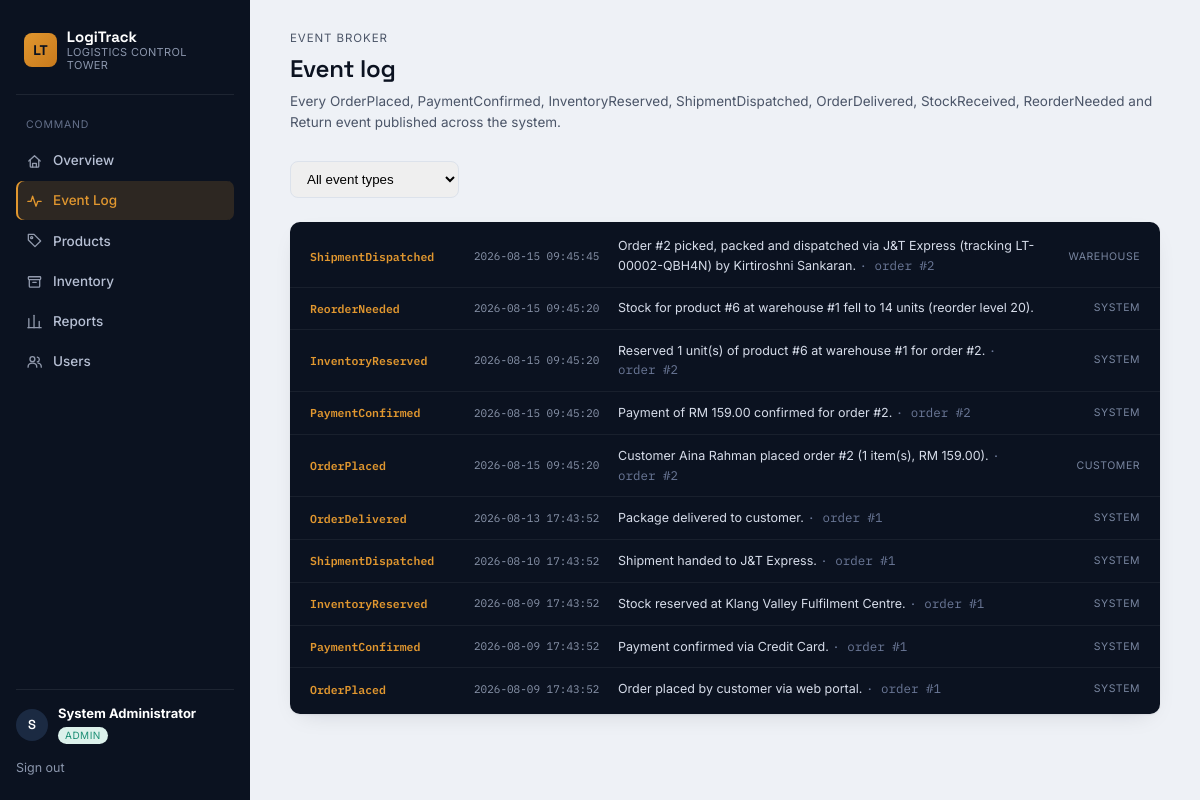
The app's page /admin/events (signed in) with its own data.
### tables this page shows
CREATE TABLE users (
    user_id         INTEGER PRIMARY KEY AUTOINCREMENT,
    username        TEXT UNIQUE NOT NULL,
    password_hash   TEXT NOT NULL,
    role            TEXT NOT NULL CHECK(role IN ('customer','warehouse','admin')),
    full_name       TEXT NOT NULL,
    email           TEXT,
    phone           TEXT,
    address         TEXT,
    warehouse_id    INTEGER REFERENCES warehouses(warehouse_id),
    is_active       INTEGER NOT NULL DEFAULT 1,
    register_date   TEXT DEFAULT (datetime('now'))
);

CREATE TABLE events (
    event_id     INTEGER PRIMARY KEY AUTOINCREMENT,
    event_type   TEXT NOT NULL,
    order_id     INTEGER,
    product_id   INTEGER,
    warehouse_id INTEGER,
    actor_role   TEXT,
    description  TEXT,
    created_at   TEXT DEFAULT (datetime('now'))
);

### app.py (the view)
@app.route("/admin/events")
@login_required("admin")
def admin_events():
    event_type = request.args.get("type", "")
    sql = "SELECT * FROM events"
    params = []
    if event_type:
        sql += " WHERE event_type=?"
        params.append(event_type)
    sql += " ORDER BY created_at DESC, event_id DESC LIMIT 300"
    events = g.db.execute(sql, params).fetchall()
    event_types = [r["event_type"] for r in g.db.execute(
        "SELECT DISTINCT event_type FROM events ORDER BY event_type"
    ).fetchall()]
    return render_template("admin/events.html", events=events, event_types=event_types, selected=event_type)

### app.py (called while the page is built)
@app.before_request
def load_logged_in_user():
    g.db = db.get_db()
    user_id = session.get("user_id")
    g.user = None
    if user_id:
        g.user = g.db.execute(
            "SELECT * FROM users WHERE user_id = ?", (user_id,)
        ).fetchone()
        if g.user and not g.user["is_active"]:
            session.clear()
            g.user = None

@app.context_processor
def inject_globals():
    return {"current_user": g.get("user"), "now": datetime.now()}

def login_required(role=None):
    def decorator(view):
        @wraps(view)
        def wrapped(*args, **kwargs):
            if g.user is None:
                flash("Please log in to continue.", "warning")
                return redirect(url_for("login"))
            if role and g.user["role"] != role:
                flash("You don't have access to that area.", "error")
                return redirect(url_for("home"))
            return view(*args, **kwargs)
        return wrapped
    return decorator

### database.py (called while the page is built)
def get_db():
    conn = sqlite3.connect(DB_PATH)
    conn.row_factory = sqlite3.Row
    conn.execute("PRAGMA foreign_keys = ON")
    return conn

### templates/admin/events.html (shortened to what this page needs)
{% extends "base.html" %}
{% block content %}
<div class="page-head"> <div> <span class="eyebrow">Event broker</span> <h1>Event log</h1>
<p class="desc">Every OrderPlaced, PaymentConfirmed, InventoryReserved, ShipmentDispatched, OrderDelivered, StockReceived, ReorderNeeded and Return event published across the system.</p>
</div>
<form method="GET" style="display:flex; gap:8px;"> <select name="type" onchange="this.form.submit()" style="padding:9px 12px; border:1px solid var(--line); border-radius:8px;"> <option value="">All event types</option>
</select>
</form>
</div>
<div class="manifest">
{% for e in events %}
<div class="manifest-row"> <span class="ev-type">{{ e.event_type }}</span> <span class="ev-time">{{ e.created_at }}</span> <span class="ev-desc">{{ e.description }}{% if e.order_id %} <span class="mono" style="color:#6C7998;">· order #{{ e.order_id }}</span>{% endif %}</span> <span class="ev-role">{{ e.actor_role or '—' }}</span> </div>
{% else %}
<div class="manifest-row"><span class="ev-desc" style="color:#8B96AC;">No events match this filter.</span></div>
{% endfor %}
</div>
{% endblock %}

### templates/base.html (shortened to what this page needs)
<!DOCTYPE html>
<html lang="en">
<head>
<link rel="stylesheet" href="{{ url_for('static', filename='style.css') }}">
</head>
<body class="{% if not current_user %}guest{% endif %}">
{% from "_icons.html" import icon %}
{% if current_user %}
<div class="shell">
<aside class="sidebar">
<div class="brand"> <span class="brand-mark">LT</span> <div class="brand-text"> <strong>LogiTrack</strong> <span>Logistics Control Tower</span> </div> </div>
<nav class="nav">
{% if current_user.role == 'customer' %}
<span class="nav-label">Shop</span>
<a href="{{ url_for('customer_dashboard') }}" class="{{ 'active' if request.endpoint=='customer_dashboard' }}">{{ icon('home') }}Overview</a>
<a href="{{ url_for('customer_products') }}" class="{{ 'active' if request.endpoint=='customer_products' }}">{{ icon('grid') }}Browse Products</a>
<a href="{{ url_for('customer_cart') }}" class="{{ 'active' if request.endpoint=='customer_cart' }}">{{ icon('cart') }}Cart{% set cc = session.get('cart', {}) | length %}{% if cc %}<span class="badge-count">{{ cc }}</span>{% endif %}</a>
<span class="nav-label">Account</span>
<a href="{{ url_for('customer_orders') }}" class="{{ 'active' if request.endpoint in ['customer_orders','customer_order_detail'] }}">{{ icon('package') }}My Orders</a>
{% elif current_user.role == 'admin' %}
<span class="nav-label">Command</span>
<a href="{{ url_for('admin_dashboard') }}" class="{{ 'active' if request.endpoint=='admin_dashboard' }}">{{ icon('home') }}Overview</a>
<a href="{{ url_for('admin_events') }}" class="{{ 'active' if request.endpoint=='admin_events' }}">{{ icon('activity') }}Event Log</a>
<a href="{{ url_for('admin_products') }}" class="{{ 'active' if request.endpoint=='admin_products' }}">{{ icon('tag') }}Products</a>
<a href="{{ url_for('admin_inventory') }}" class="{{ 'active' if request.endpoint=='admin_inventory' }}">{{ icon('archive') }}Inventory</a>
<a href="{{ url_for('admin_reports') }}" class="{{ 'active' if request.endpoint=='admin_reports' }}">{{ icon('chart') }}Reports</a>
<a href="{{ url_for('admin_users') }}" class="{{ 'active' if request.endpoint=='admin_users' }}">{{ icon('users') }}Users</a>
{% endif %}
</nav>
<div class="sidebar-foot">
<div class="user-chip"> <span class="avatar">{{ current_user.full_name[:1] }}</span> <div> <strong>{{ current_user.full_name }}</strong> <span class="role-pill role-{{ current_user.role }}">{{ current_user.role }}</span> </div> </div>
<a href="{{ url_for('logout') }}" class="logout-link">Sign out</a>
</div>
</aside>
<main class="content">
{% block content %}{% endblock %}
</main>
</div>
{% endif %}
</body>
</html>

### static/style.css (style rules this page uses)
:root { --navy-900: #0B1220; --navy-800: #121D30; --navy-700: #1B2A42; --paper: #EEF1F6; --paper-raised: #FFFFFF; --ink: #10151F; --ink-soft: #4B5568; --line: #DCE2EB; --amber: #E1972F; --amber-soft: #FBEBD3; --teal: #1E8F76; --teal-soft: #DCF1EB; --red: #C6462F; --red-soft: #FBE2DC; --blue: #2C5F9E; --blue-soft: #DEE9F8; --radius: 10px; --shadow: 0 1px 2px rgba(11,18,32,0.06), 0 8px 24px -12px rgba(11,18,32,0.18); }
* { box-sizing: border-box; }
html, body { margin: 0; padding: 0; background: var(--paper); color: var(--ink); font-family: 'Inter', -apple-system, BlinkMacSystemFont, sans-serif; font-size: 15px; line-height: 1.5; }
h1, h2, h3, h4 { font-family: 'Space Grotesk', 'Inter', sans-serif; font-weight: 600; letter-spacing: -0.01em; margin: 0 0 4px 0; color: var(--navy-900); }
a { color: inherit; text-decoration: none; }
.mono { font-family: 'IBM Plex Mono', monospace; }
.shell { display: grid; grid-template-columns: 250px 1fr; min-height: 100vh; }
.sidebar { background: var(--navy-900); color: #C9D2E3; display: flex; flex-direction: column; padding: 22px 16px; position: sticky; top: 0; height: 100vh; }
.brand { display: flex; align-items: center; gap: 10px; padding: 6px 8px 22px 8px; border-bottom: 1px solid rgba(255,255,255,0.08); margin-bottom: 18px; }
.brand-mark { width: 34px; height: 34px; background: linear-gradient(135deg, var(--amber), #c97a1c); color: var(--navy-900); font-family: 'Space Grotesk', sans-serif; font-weight: 700; display: flex; align-items: center; justify-content: center; border-radius: 8px; font-size: 14px; }
.brand-text { display: flex; flex-direction: column; line-height: 1.2; }
.brand-text strong { color: #fff; font-family: 'Space Grotesk', sans-serif; font-size: 15px; }
.brand-text span { font-size: 11px; color: #8B96AC; letter-spacing: .03em; text-transform: uppercase; }
.nav { display: flex; flex-direction: column; gap: 2px; flex: 1; }
.nav-label { font-size: 10.5px; text-transform: uppercase; letter-spacing: .08em; color: #64708A; margin: 16px 10px 6px 10px; }
.nav-label:first-child { margin-top: 4px; }
.nav a { display: flex; align-items: center; gap: 10px; padding: 9px 10px; border-radius: 7px; font-size: 13.5px; font-weight: 500; color: #B7C0D4; transition: background .12s ease, color .12s ease; }
.nav a.active { background: rgba(225,151,47,0.16); color: var(--amber); box-shadow: inset 2px 0 0 var(--amber); }
.sidebar-foot { border-top: 1px solid rgba(255,255,255,0.08); padding-top: 14px; margin-top: 10px; }
.user-chip { display: flex; align-items: center; gap: 10px; margin-bottom: 10px; }
.avatar { width: 32px; height: 32px; border-radius: 50%; background: var(--navy-700); color: #fff; display: flex; align-items: center; justify-content: center; font-family: 'Space Grotesk', sans-serif; font-weight: 600; font-size: 13px; flex-shrink: 0; }
.user-chip strong { display: block; font-size: 13px; color: #fff; }
.role-pill { display: inline-block; font-size: 10px; text-transform: uppercase; letter-spacing: .05em; padding: 1px 7px; border-radius: 20px; margin-top: 2px; }
.role-admin { background: var(--teal-soft); color: var(--teal); }
.logout-link { font-size: 12.5px; color: #8B96AC; }
.content { padding: 30px 40px 60px 40px; max-width: 1180px; }
.page-head { display: flex; justify-content: space-between; align-items: flex-end; margin-bottom: 24px; gap: 16px; flex-wrap: wrap; }
.page-head .eyebrow { font-size: 11.5px; text-transform: uppercase; letter-spacing: .08em; color: var(--ink-soft); margin-bottom: 4px; display: block; }
.page-head h1 { font-size: 24px; }
.page-head p.desc { color: var(--ink-soft); font-size: 13.5px; margin-top: 4px; }
.manifest { background: var(--navy-900); border-radius: var(--radius); padding: 4px 0; overflow: hidden; box-shadow: var(--shadow); }
.manifest-row { display: grid; grid-template-columns: 150px 130px 1fr 90px; gap: 14px; align-items: center; padding: 11px 20px; border-bottom: 1px solid rgba(255,255,255,0.06); font-size: 12.5px; }
.manifest-row:last-child { border-bottom: none; }
.manifest-row .ev-type { font-family: 'IBM Plex Mono', monospace; color: var(--amber); font-weight: 600; font-size: 11.5px; }
.manifest-row .ev-time { color: #8B96AC; font-family: 'IBM Plex Mono', monospace; font-size: 11px; }
.manifest-row .ev-desc { color: #D6DCE9; }
.manifest-row .ev-role { color: #7986A0; text-align: right; text-transform: uppercase; font-size: 10.5px; letter-spacing: .05em; }

### records on screen
users: full_name "S", full_name "System Administrator", role "ADMIN"
events: event_type "ShipmentDispatched", created_at "2026-08-15 09:45:45", description "Order #2 picked, packed and dispatched via J&T Express (tracking LT-00002-QBH4N) by Kirtiroshni Sankaran.", order_id "2", actor_role "WAREHOUSE"
events: event_type "ReorderNeeded", created_at "2026-08-15 09:45:20", description "Stock for product #6 at warehouse #1 fell to 14 units (reorder level 20).", actor_role "SYSTEM"
events: event_type "InventoryReserved", created_at "2026-08-15 09:45:20", description "Reserved 1 unit(s) of product #6 at warehouse #1 for order #2.", order_id "2", actor_role "SYSTEM"
events: event_type "PaymentConfirmed", created_at "2026-08-15 09:45:20", description "Payment of RM 159.00 confirmed for order #2.", order_id "2", actor_role "SYSTEM"
events: event_type "OrderPlaced", created_at "2026-08-15 09:45:20", description "Customer Aina Rahman placed order #2 (1 item(s), RM 159.00).", order_id "2", actor_role "CUSTOMER"
events: event_type "OrderDelivered", created_at "2026-08-13 17:43:52", description "Package delivered to customer.", order_id "1", actor_role "SYSTEM"
events: event_type "ShipmentDispatched", created_at "2026-08-10 17:43:52", description "Shipment handed to J&T Express.", order_id "1", actor_role "SYSTEM"
events: event_type "InventoryReserved", created_at "2026-08-09 17:43:52", description "Stock reserved at Klang Valley Fulfilment Centre.", order_id "1", actor_role "SYSTEM"
events: event_type "PaymentConfirmed", created_at "2026-08-09 17:43:52", description "Payment confirmed via Credit Card.", order_id "1", actor_role "SYSTEM"
events: event_type "OrderPlaced", created_at "2026-08-09 17:43:52", description "Order placed by customer via web portal.", order_id "1", actor_role "SYSTEM"
